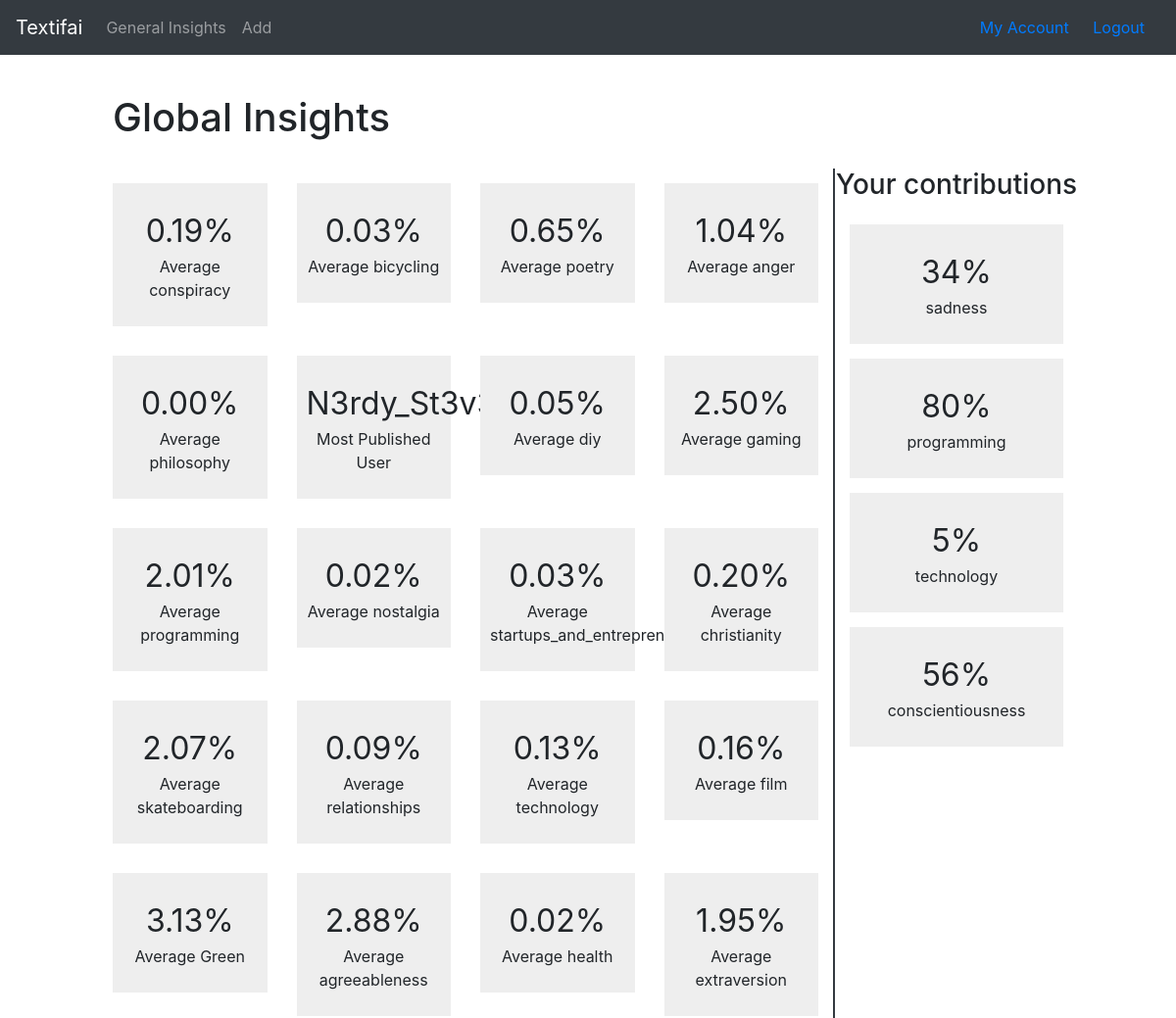
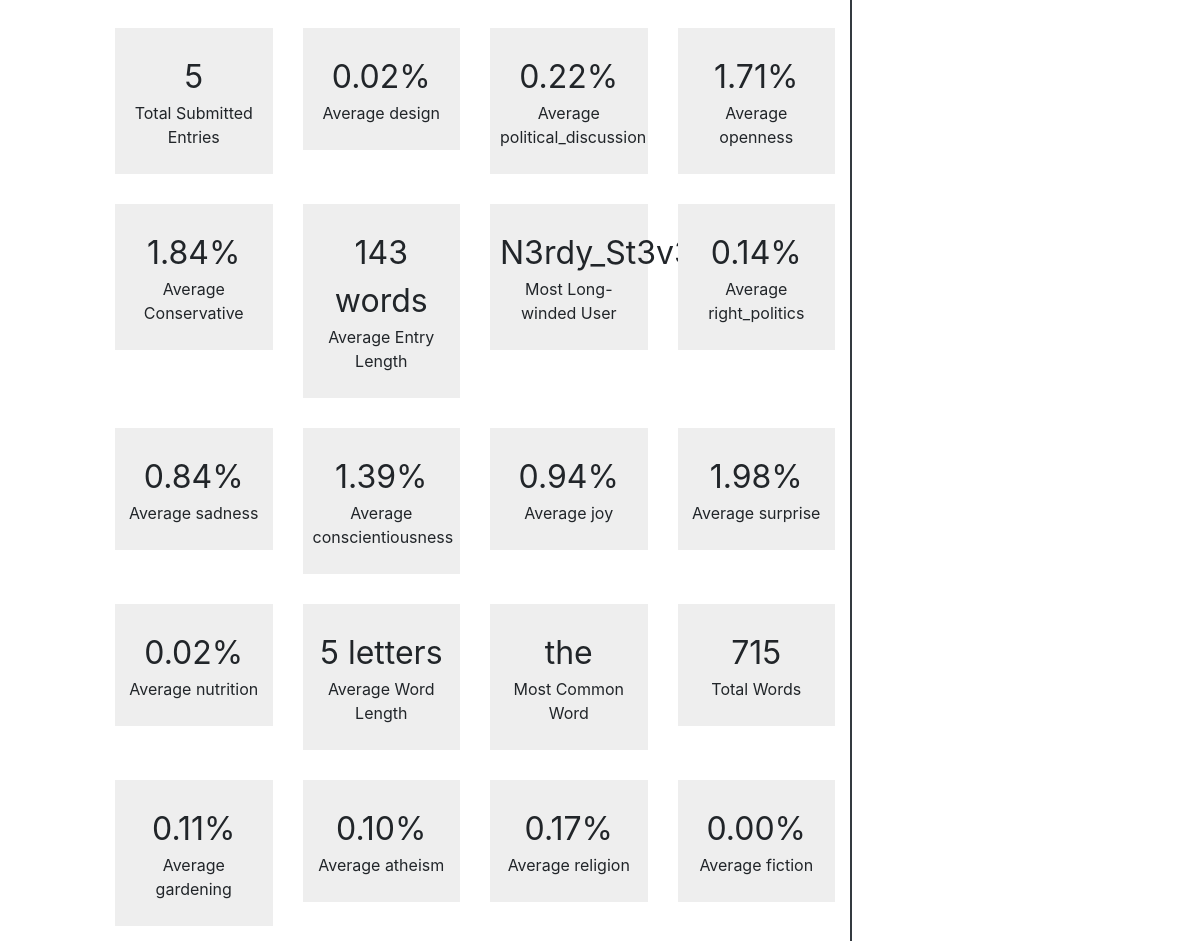
Page /textifai/general-insights (signed in) on the committed database (2 pictures, top to bottom).
### textifai/models.py (models this page shows, shortened)
class GeneralInsight(models.Model):
    name = models.CharField(primary_key=True, max_length=127)
    value = models.CharField(max_length=127, blank=True)
    def save(self, *args, **kwargs):
        self.full_clean()
        super(type(self), self).save(*args, **kwargs)
    def clean(self):
        self.name = self.name.strip()
        self.value = self.value.strip()

class Insight(models.Model):
    m_id = models.UUIDField(primary_key=True, default=uuid.uuid4, help_text="Unique ID for this particular insight.")
    tone = models.CharField(max_length=100)
    probability = models.FloatField()
    text = models.ForeignKey(Text)
    user = models.ForeignKey(User)

### textifai/views.py (the view)
def general_insights(request):
    if not hasattr(general_insights, 'has_run'):
        general_insights.has_run = 1
        for tone in set([ insight.tone for insight in Insight.objects.all()]):
            gic.add_general_insight('Average ' + tone,
                    gic._calc_global_insight_probability, tone)
    gic.calc_and_save_general_insights()
    insights = GeneralInsight.objects.order_by('?')
    true_personal_insights = dict()
    if request.user.is_authenticated:
        personal_insights = Insight.objects.filter(user=request.user,
                    text__isnull=False)
        true_personal_insights = dict()
        for tone in set([ insight.tone for insight in personal_insights ]):
            try:
                true_personal_insights[tone] = sum([ insight.probability
                        for insight in personal_insights
                        if insight.tone == tone ]) / len([ insight
                        for insight in personal_insights
                        if insight.tone == tone ])
            except ZeroDivisionError:
                continue
            true_personal_insights[tone] = "{:.0%}".format(
                    true_personal_insights[tone])
        true_personal_insights = list(true_personal_insights.items())
        random.shuffle(true_personal_insights)
    else:
        true_personal_insights = []
    return render(
        request,
        'general-insights.html',
        context={
            'insights': insights,
            'personal_insights': true_personal_insights[:4]
        },
    )

### textifai/modules/gic.py (called while the page is built)
def calc_and_save_general_insights():
    for insight in general_insights.values():
        insight.calc_and_save()

def _calc_total_words():
    count = Counter()
    for text in Text.objects.all():
        count.update(list(filter(None, text.content.split())))
    return sum(count.values())

def _calc_average_word_length():
    trans = str.maketrans('', '', string.punctuation)
    count = Counter()
    for text in Text.objects.all():
        count.update(list(filter(None,
                [ w.translate(trans) for w in text.content.split() ])))
    try:
        return str(sum(map(len, count.keys()))
                // len(count.keys())) + " letters"
    except ZeroDivisionError:
        return 'N/a'

def _calc_average_entry_length():
    count = Counter()
    for text in Text.objects.all():
        count.update(list(filter(None, text.content.split())))
    try:
        return str(sum(count.values()) // len(Text.objects.all())) + " words"
    except ZeroDivisionError:
        return 'N/a'

def _calc_total_entries():
    return len(Text.objects.all())

def _calc_most_common_word():
    trans = str.maketrans('', '', string.punctuation)
    count = Counter()
    for text in Text.objects.all():
        count.update(list(filter(None,
                [ w.translate(trans) for w in text.content.split() ])))
    try:
        return count.most_common(1)[0][0]
    except IndexError:
        return 'N/a'

def _calc_most_long_winded_user():
    trans = str.maketrans('', '', string.punctuation)
    count = Counter()
    for user in User.objects.all():
        count[user] = sum([sum(len(w.translate(trans))
                for w in text.content.split())
                for text in Text.objects.filter(user=user)])
        try:
            count[user] /= len(Text.objects.filter(user=user))
        except ZeroDivisionError:
            count[user] = 0
    try:
        return count.most_common(1)[0][0].username
    except IndexError:
        return 'N/a'

def _calc_most_published_user():
    count = Counter()
    for user in User.objects.all():
        count[user] = len(Text.objects.filter(user=user))
    try:
        return count.most_common(1)[0][0].username
    except IndexError:
        return 'N/a'

def _calc_global_insight_probability(tone):
    insights = Insight.objects.filter(tone=tone)
    try:
        return "{:.2%}".format(sum([ insight.probability
                for insight in insights ]) / len(Insight.objects.all()))
    except ZeroDivisionError:
        return 'N/a'

### textifai/templates/general-insights.html (shortened to what this page needs)
{% extends "base_2col.html" %}
{% block page_head %}
<h1>Global Insights</h1>
{% endblock %}
{% block left_col %}
<div class="row">
	{% for insight in insights %}
	<div class="col-3">
		<div class="insightCard">
			<span class="insightVal">{{ insight.value }}</span>
			<span class="insightLabel">{{ insight.name }}</span>
		</div>
	</div>
	{% endfor %}
</div>
{% endblock %}
{% block right_col %}
<div class="row justify-content-center">
	<h3>Your contributions</h3>
</div>
{% if request.user.is_authenticated %}
{% for insight in personal_insights %}
<div class="insightCard">
	<span class="insightVal">{{ insight.1 }}</span>
	<span class="insightLabel">{{ insight.0 }}</span>
</div>
{% empty %}
<div class="row justify-content-center">
	<span><a href={% url 'textinput' %}>Add something</a> to contribute!</span>
</div>
{% endfor %}
{% else %}
<div class="row justify-content-center">
	<span><a href="{% url 'login' %}" class="log">Log in</a> to see your contributions</span>
</div>
{% endif %}
</div>
{% endblock %}

### textifai/static/css/styles.css (style rules this page uses)
body { margin: 0; }
.insightCard { background-color: #eee; text-align: center; margin-bottom: 15px; margin-top: 15px; padding: 25px 10px; width: 100%; }
.insightVal { display: block; font-size: 2em; }
.insightLabel { display: block; font-size: 1em; }

### rows in the picture
GeneralInsight: value "0.19%", name "Average conspiracy"
GeneralInsight: value "0.03%", name "Average bicycling"
GeneralInsight: value "0.65%", name "Average poetry"
GeneralInsight: value "1.04%", name "Average anger"
GeneralInsight: value "0.00%", name "Average philosophy"
GeneralInsight: value "N3rdy_St3v3", name "Most Published User"
GeneralInsight: value "0.05%", name "Average diy"
GeneralInsight: value "2.50%", name "Average gaming"
GeneralInsight: value "2.01%", name "Average programming"
GeneralInsight: value "0.02%", name "Average nostalgia"
GeneralInsight: value "0.03%", name "Average startups_and_entrepreneurship"
GeneralInsight: value "0.20%", name "Average christianity"
GeneralInsight: value "2.07%", name "Average skateboarding"
GeneralInsight: value "0.09%", name "Average relationships"
GeneralInsight: value "0.13%", name "Average technology"
GeneralInsight: value "0.16%", name "Average film"
GeneralInsight: value "3.13%", name "Average Green"
GeneralInsight: value "2.88%", name "Average agreeableness"
GeneralInsight: value "0.02%", name "Average health"
GeneralInsight: value "1.95%", name "Average extraversion"
GeneralInsight: value "5", name "Total Submitted Entries"
GeneralInsight: value "0.02%", name "Average design"
GeneralInsight: value "0.22%", name "Average political_discussion"
GeneralInsight: value "1.71%", name "Average openness"
GeneralInsight: value "1.84%", name "Average Conservative"
GeneralInsight: value "143 words", name "Average Entry Length"
GeneralInsight: value "N3rdy_St3v3", name "Most Long-winded User"
GeneralInsight: value "0.14%", name "Average right_politics"
GeneralInsight: value "0.84%", name "Average sadness"
GeneralInsight: value "1.39%", name "Average conscientiousness"
GeneralInsight: value "0.94%", name "Average joy"
GeneralInsight: value "1.98%", name "Average surprise"
GeneralInsight: value "0.02%", name "Average nutrition"
GeneralInsight: value "5 letters", name "Average Word Length"
GeneralInsight: value "the", name "Most Common Word"
GeneralInsight: value "715", name "Total Words"
GeneralInsight: value "0.11%", name "Average gardening"
GeneralInsight: value "0.10%", name "Average atheism"
GeneralInsight: value "0.17%", name "Average religion"
GeneralInsight: value "0.00%", name "Average fiction"
Insight: tone "sadness"
Insight: tone "programming"
Insight: tone "technology"
Insight: tone "conscientiousness"

### other values in the picture
{{ insight.1 }} "34%" "80%" "5%" "56%"
